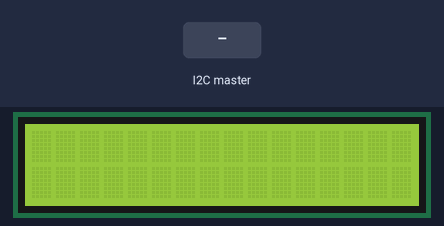
This sketch was run on a simulated Arduino Uno, built with avr-gcc and run on an emulated ATmega328P. On the bench: 16×2 character LCD. Inputs (shaded band) come from the test bench. What the sketch prints to the serial monitor is not drawn.

Above: at 1.2 s.
1.3 s: the I2C master sends "a"
At 2.5 s:
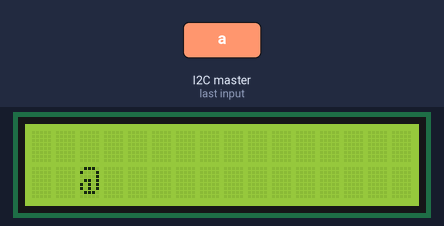
2.8 s: the I2C master sends "e"
At 3.9 s:
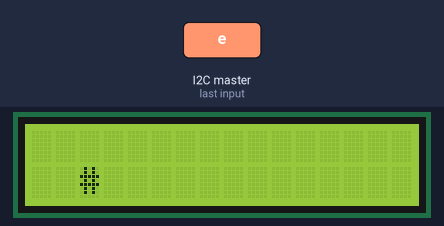
4.3 s: the I2C master sends "i"
At 5.0 s:
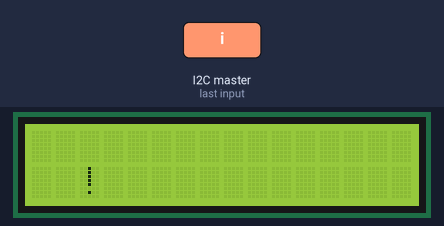
5.8 s: the I2C master sends "o"
At 6.2 s:
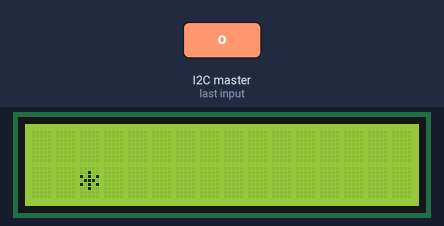
7.3 s: the I2C master sends "u"
At 8.5 s:
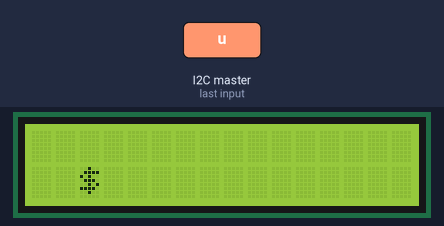
8.8 s: the I2C master sends the byte 0
At 9.8 s:
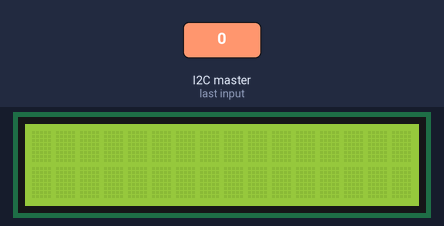
Timing chart, 0 to 11.3 s (numbered marks = the images above; inputs shaded):
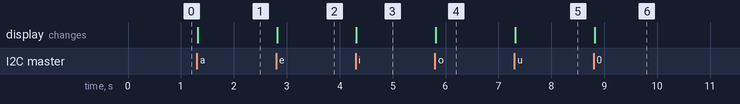

Measured:
- after the input at 1.3 s, the display: changes at once (image 1)
- after the input at 2.8 s, the display: changes at once (image 2)
- after the input at 4.3 s, the display: changes at once (image 3)
- after the input at 5.8 s, the display: changes at once (image 4)
- after the input at 7.3 s, the display: changes at once (image 5)
- after the input at 8.8 s, the display: changes at once (image 6)

The sketch:

Esclavo.ino
```cpp
String recibe;
String vector;
int tam;
int i=0;
String txs;
int j=0;
char dato;
const int rs=13,en=12,d4=11,d5=10,d6=9,d7=8;
#include <Wire.h>
#include <LiquidCrystal.h>
LiquidCrystal lcd (rs,en,d4,d5,d6,d7);
void setup() {
  Wire.begin(4);
  Serial.begin(9600);
  lcd.begin(16,2);
  Wire.onReceive(receiveEvent);
}

void loop() {


}//end void loop

void receiveEvent(int bytes){
    while(Wire.available()){
          char dato=Wire.read();
             if(dato=='a'||dato=='e'||dato=='i'||dato=='o'||dato=='u')
             {
             for(i=0;i<1;i++){
              switch(dato){
                case 'a':
                    txs=txs+"@";
                break;
                case 'e':
                    txs=txs+"#";
                break;
                case 'i':
                    txs=txs+"!";
                break;
                case 'o':
                    txs=txs+"*";
                break;
                case 'u':
                    txs=txs+"$";
                break;
                }
              }
             }
             else
             {
              Serial.print(dato);
                lcd.setCursor(2,1);
                lcd.print(dato);
                delay(500);
             }
            Serial.print(txs);
            lcd.setCursor(2,1);
            lcd.print(txs);
            delay(500);
            txs="";
    }
}
void requestEvent(){
  Wire.write("Hola");
}
```
